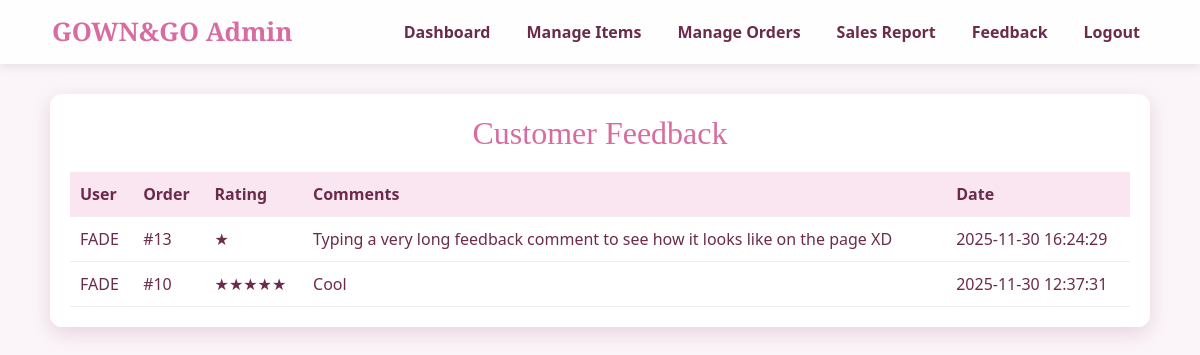
Page /gown_and_go/admin/feedback_list.php (signed in) on the committed database.
### tables this page shows
CREATE TABLE `feedback` (
  `feedback_id` int(11) NOT NULL,
  `user_id` int(11) NOT NULL,
  `order_id` int(11) NOT NULL,
  `comments` text DEFAULT NULL,
  `rating` tinyint(3) UNSIGNED DEFAULT NULL CHECK (`rating` between 1 and 5),
  `created_at` datetime DEFAULT current_timestamp()
);

CREATE TABLE `users` (
  `user_id` int(11) NOT NULL,
  `username` varchar(100) NOT NULL,
  `email` varchar(150) NOT NULL,
  `password` varchar(255) NOT NULL,
  `address` text DEFAULT NULL,
  `contact_no` varchar(50) DEFAULT NULL,
  `role` enum('customer','admin') NOT NULL DEFAULT 'customer',
  `created_at` datetime DEFAULT current_timestamp()
);

### gown_and_go/admin/feedback_list.php (the view, shortened to what this page needs)
<?php
include '../config.php';
$fb = $conn->query("
    SELECT f.*, u.username
    FROM feedback f
    JOIN users u ON f.user_id = u.user_id
    ORDER BY f.created_at DESC
");
?>
<!DOCTYPE html>
<html>
<head>
    <link rel="stylesheet" href="https://cdn.jsdelivr.net/npm/bootstrap@5.3.8/dist/css/bootstrap.min.css">
    <link rel="stylesheet" href="inclusion/stylesheet.css">
</head>
<body>
    <?php include 'inclusion/nav.php'; ?>
    <div class="main-container">
        <h2>Customer Feedback</h2>
        <table>
            <tr>
                <th>User</th>
                <th>Order</th>
                <th>Rating</th>
                <th>Comments</th>
                <th>Date</th>
            </tr>
            <?php while ($row = $fb->fetch_assoc()): ?>
            <tr>
                <td><?php echo $row['username']; ?></td>
                <td>#<?php echo $row['order_id']; ?></td>
                <td><?php echo str_repeat("★", $row['rating']); ?></td>
                <td><?php echo htmlspecialchars($row['comments']); ?></td>
                <td><?php echo $row['created_at']; ?></td>
            </tr>
            <?php endwhile; ?>
        </table>
    </div>
</body>
</html>

### gown_and_go/admin/inclusion/stylesheet.css (style rules this page uses)
* { box-sizing: border-box; }
body { margin: 0; font-family: 'Segoe UI', sans-serif; background: url('https://i.pinimg.com/1200x/63/01/8a/63018a11c5ad770ed2eec2d2587cea74.jpg') no-repeat center fixed; background-size: cover; color: #6b2b4a; }
body::before { content: ""; position: fixed; inset: 0; background: rgba(245,230,240,0.4); z-index: -1; }
.main-container { max-width: 1100px; margin: 30px auto 50px; padding: 20px; background: rgba(255,255,255,0.94); border-radius: 12px; box-shadow: 0 6px 20px rgba(183, 134, 154, 0.3); }
h2 { text-align: center; font-family: 'Playfair Display', serif; color: #d86ca1; margin-bottom: 15px; }
table { width: 100%; border-collapse: collapse; margin-top: 20px; }
th, td { padding: 10px; border-bottom: 1px solid #eee; text-align: left; }
th { background: #f9e6f1; }

### rows in the picture
feedback: user.username "FADE", order "13", rating "★", comments "Typing a very long feedback comment to see how it looks like on the page XD", created_at "2025-11-30 16:24:29"
feedback: user.username "FADE", order "10", rating "★★★★★", comments "Cool", created_at "2025-11-30 12:37:31"
